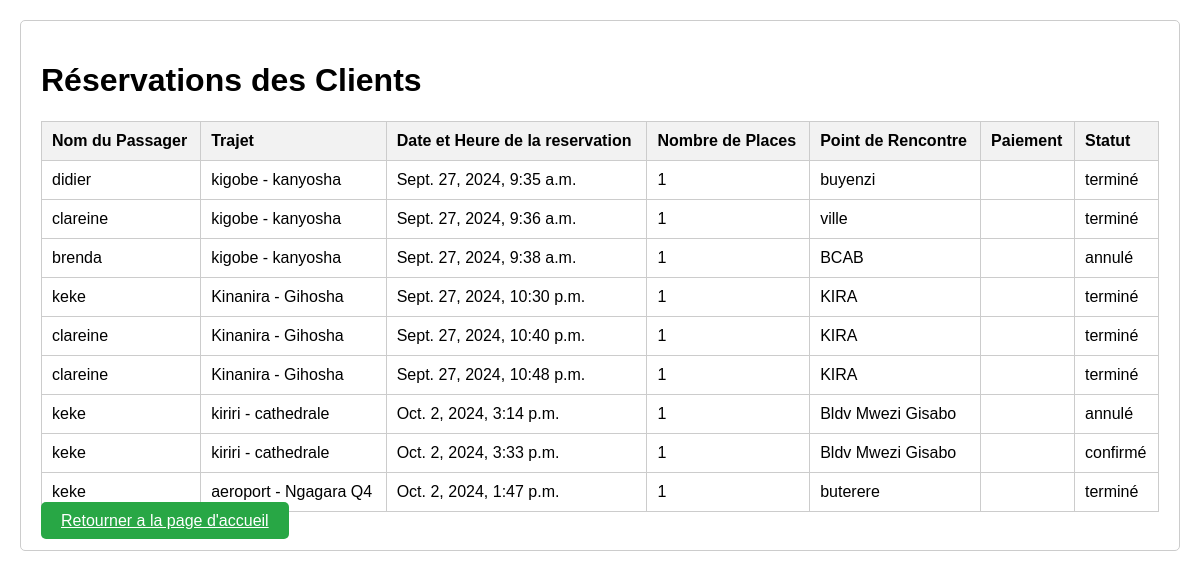
The app's page /notif/ (signed in), older data.
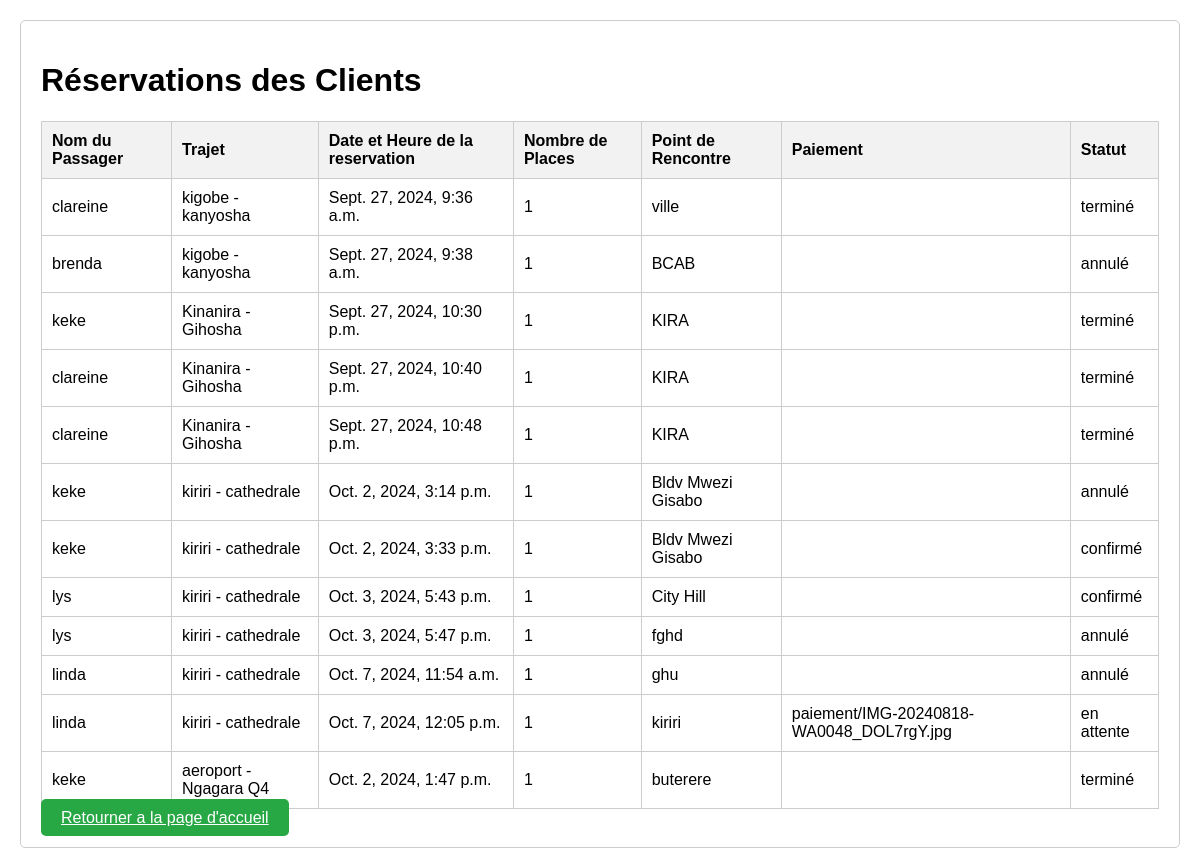
The same page, newer data.
### covoiturage/models.py (models this page shows, shortened)
class Reservation(models.Model):
    STATUT_CHOICES = (
        ('Termine', 'Termine'),
        ('Confirme', 'Confirme'),
        ('Annule', 'Annule'),
        ('En attente', 'En attente'),
    )
    user = models.ForeignKey(User, on_delete=models.CASCADE, null=True)
    trajet = models.ForeignKey(Trajet, on_delete=models.CASCADE)
    timestamp = models.DateTimeField(auto_now_add=True, null=True)
    point_de_rencontre = models.CharField(max_length=255, null=True)
    places = models.PositiveBigIntegerField(null=True)
    confirmation_code = models.CharField(max_length=100, unique=True, null =True)
    avance = models.ImageField(upload_to='paiement/', null=True, blank=True)
    statut = models.CharField(max_length=10, choices=STATUT_CHOICES)

class Trajet(models.Model):
    point_depart = models.CharField(max_length=255)
    passe_par = models.CharField(max_length=255, null=True)
    destination = models.CharField(max_length=255)
    heure_depart = models.TimeField(editable=True, null=True)
    places_disponibles = models.IntegerField()
    date = models.DateField(editable=True, null=True)
    user = models.ForeignKey(User, on_delete=models.CASCADE, null=True)
    vehicule = models.ForeignKey(Vehicule, on_delete=models.CASCADE, null=True)
    status = models.CharField(max_length=20, choices=[('En cours', 'En cours'), ('Terminé', 'Terminé'),('Annulé','Annulé')])
    telephone = models.PositiveBigIntegerField(null = True)
    def __str__(self) -> str:
        return f"{self.point_depart} - {self.destination}"

### Stage/views.py (the view)
# urls.py: path('notif/', views.notif, name='notif'),
def notif(request):
    if not request.user.is_authenticated:
        messages.error(request, "Vous devez être connecté pour voir vos réservations.")
        return redirect('login')
    trajets = Trajet.objects.filter(user=request.user)
    reservations = Reservation.objects.filter(trajet__in=trajets)
    return render(request, 'notifications.html', {
        'reservations': reservations,
    })

### templates/notifications.html (shortened to what this page needs)
<!DOCTYPE html>
<html lang="fr">
<head>
</head>
<body>
<h1>Réservations des Clients</h1>
{% if reservations %}
    <table>
        <thead>
            <tr>
                <th>Nom du Passager</th>
                <th>Trajet</th>
                <th>Date et Heure de la reservation</th>
                <th>Nombre de Places</th>
                <th>Point de Rencontre</th>
                <th>Paiement</th>
                <th>Statut</th>
            </tr>
        </thead>
        <tbody>
            {% for reservation in reservations %}
                <tr>
                    <td>{{ reservation.user }}</td>
                    <td>{{ reservation.trajet }}</td>
                    <td>{{ reservation.timestamp }}</td>
                    <td>{{ reservation.places }}</td>
                    <td>{{ reservation.point_de_rencontre }}</td>
                    <td>{{ reservation.avance }}</td>
                    <td>{{ reservation.statut }}</td>
                </tr>
            {% endfor %}
        </tbody>
    </table>
{% else %}
    <p>Aucune réservation disponible.</p>
{% endif %}
</body>
<a href="{% url 'dashboard_driver' %}" class="btn">Retourner a la page d'accueil</a>
</html>

Row changes from the older to the newer data that the page shows:
removed Reservation: user "didier", trajet "kigobe - kanyosha", timestamp "Sept. 27, 2024, 9:35 a.m.", places "1", point_de_rencontre "buyenzi", statut "terminé"
added Reservation: user "lys", trajet "kiriri - cathedrale", timestamp "Oct. 3, 2024, 5:43 p.m.", places "1", point_de_rencontre "City Hill", statut "confirmé"
added Reservation: user "lys", trajet "kiriri - cathedrale", timestamp "Oct. 3, 2024, 5:47 p.m.", places "1", point_de_rencontre "fghd", statut "annulé"
added Reservation: user "linda", trajet "kiriri - cathedrale", timestamp "Oct. 7, 2024, 11:54 a.m.", places "1", point_de_rencontre "ghu", statut "annulé"
added Reservation: user "linda", trajet "kiriri - cathedrale", timestamp "Oct. 7, 2024, 12:05 p.m.", places "1", point_de_rencontre "kiriri", avance "paiement/IMG-20240818-WA0048_DOL7rgY.jpg", statut "en attente"
